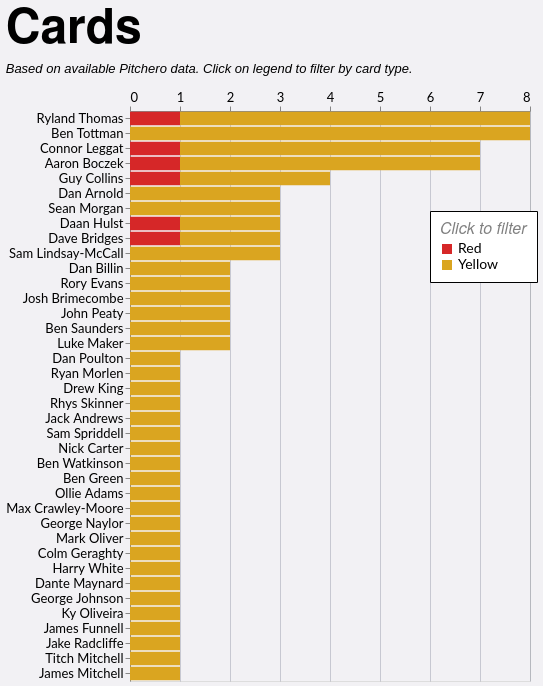

Write a Vega-Lite specification for this figure.
### Vega-Lite specification from a JSON file in a GitHub repository (floating-point values rounded to 4 significant figures)
{"config": {"axis": {"labelFont": "Lato, sans-serif", "titleFont": "PT Sans Narrow, Helvetica Neue, Helvetica, Arial, sans-serif", "labelFontSize": 13, "titleFontSize": 24, "gridColor": "#202947", "gridOpacity": 0.2}, "header": {"labelFont": "PT Sans Narrow, Helvetica Neue, Helvetica, Arial, sans-serif", "titleFont": "PT Sans Narrow, Helvetica Neue, Helvetica, Arial, sans-serif", "labelFontSize": 24, "titleFontSize": 28, "labelFontWeight": "bold", "orient": "left"}, "legend": {"labelFont": "Lato, sans-serif", "titleFont": "PT Sans Narrow, Helvetica Neue, Helvetica, Arial, sans-serif", "labelFontSize": 14, "titleFontSize": 16, "titlePadding": 5, "fillColor": "white", "strokeColor": "black", "padding": 10, "titleFontWeight": "lighter", "titleFontStyle": "italic", "titleColor": "gray", "offset": 10}, "title": {"font": "PT Sans Narrow, Helvetica Neue, Helvetica, Arial, sans-serif", "fontSize": 48, "fontWeight": "bold", "anchor": "start", "align": "center", "titlePadding": 20, "subtitlePadding": 10, "subtitleFontSize": 13, "subtitleColor": "", "subtitleFontStyle": "italic", "offset": 15, "color": "black"}, "axisX": {"labelAngle": 0}, "facet": {"title": null, "header": null, "align": {"row": "each", "column": "each"}}, "resolve": {"scale": {"y": "independent", "facet": "independent"}}, "background": "#f2f1f4"}, "data": {"name": "data-1cf83b05a996c541b213bc850f8b503e"}, "mark": {"type": "bar"}, "encoding": {"color": {"field": "event", "legend": {"legendX": 300, "legendY": 100, "orient": "none", "title": "Click to filter"}, "scale": {"domain": ["Red", "Yellow"], "range": ["#d62728", "goldenrod"]}, "type": "nominal"}, "tooltip": [{"field": "player", "title": "Player", "type": "nominal"}, {"field": "event", "title": "Card Type", "type": "nominal"}, {"aggregate": "sum", "field": "count", "title": "Cards", "type": "quantitative"}, {"aggregate": "sum", "field": "A", "title": "Games", "type": "quantitative"}], "x": {"aggregate": "sum", "axis": {"format": "d", "orient": "top", "title": null}, "field": "count", "type": "quantitative"}, "y": {"field": "player", "sort": "-x", "title": null, "type": "nominal"}}, "height": {"step": 15}, "title": {"text": "Cards", "subtitle": "Based on available Pitchero data. Click on legend to filter by card type."}, "width": 400, "$schema": "https://vega.github.io/schema/vega-lite/v5.20.1.json", "datasets": {"data-1cf83b05a996c541b213bc850f8b503e": [{"player": "Dan Poulton", "season": "2022/23", "squad": "1st", "player_join": "D Poulton", "A": 17, "event": "Yellow", "count": 1}, {"player": "Ryan Morlen", "season": "2024/25", "squad": "2nd", "player_join": "R Morlen", "A": 6, "event": "Yellow", "count": 1}, {"player": "Drew King", "season": "2019/20", "squad": "1st", "player_join": "D King", "A": 7, "event": "Yellow", "count": 1}, {"player": "Dan Arnold", "season": "2019/20", "squad": "1st", "player_join": "D Arnold", "A": 12, "event": "Yellow", "count": 2}, {"player": "Rhys Skinner", "season": "2024/25", "squad": "1st", "player_join": "R Skinner", "A": 4, "event": "Yellow", "count": 1}, {"player": "Dan Arnold", "season": "2017/18", "squad": "1st", "player_join": "D Arnold", "A": 15, "event": "Yellow", "count": 1}, {"player": "Sean Morgan", "season": "2023/24", "squad": "1st", "player_join": "S Morgan", "A": 2, "event": "Yellow", "count": 1}, {"player": "Sean Morgan", "season": "2022/23", "squad": "1st", "player_join": "S Morgan", "A": 8, "event": "Yellow", "count": 1}, {"player": "Sean Morgan", "season": "2021/22", "squad": "1st", "player_join": "S Morgan", "A": 10, "event": "Yellow", "count": 1}, {"player": "Jack Andrews", "season": "2023/24", "squad": "2nd", "player_join": "J Andrews", "A": 8, "event": "Yellow", "count": 1}, {"player": "Daan Hulst", "season": "2024/25", "squad": "2nd", "player_join": "D Hulst", "A": 4, "event": "Yellow", "count": 1}, {"player": "Daan Hulst", "season": "2023/24", "squad": "2nd", "player_join": "D Hulst", "A": 7, "event": "Yellow", "count": 1}, {"player": "Daan Hulst", "season": "2018/19", "squad": "1st", "player_join": "D Hulst", "A": 10, "event": "Red", "count": 1}, {"player": "Sam Spriddell", "season": "2023/24", "squad": "1st", "player_join": "S Spriddell", "A": 11, "event": "Yellow", "count": 1}, {"player": "Dan Billin", "season": "2023/24", "squad": "1st", "player_join": "D Billin", "A": 20, "event": "Yellow", "count": 2}, {"player": "Nick Carter", "season": "2021/22", "squad": "1st", "player_join": "N Carter", "A": 4, "event": "Yellow", "count": 1}, {"player": "Ben Watkinson", "season": "2023/24", "squad": "2nd", "player_join": "B Watkinson", "A": 11, "event": "Yellow", "count": 1}, {"player": "Ben Green", "season": "2024/25", "squad": "2nd", "player_join": "B Green", "A": 13, "event": "Yellow", "count": 1}, {"player": "Dave Bridges", "season": "2023/24", "squad": "1st", "player_join": "D Bridges", "A": 17, "event": "Yellow", "count": 1}, {"player": "Dave Bridges", "season": "2022/23", "squad": "1st", "player_join": "D Bridges", "A": 15, "event": "Yellow", "count": 1}, {"player": "Dave Bridges", "season": "2023/24", "squad": "1st", "player_join": "D Bridges", "A": 17, "event": "Red", "count": 1}, {"player": "Ollie Adams", "season": "2023/24", "squad": "2nd", "player_join": "O Adams", "A": 1, "event": "Yellow", "count": 1}, {"player": "Connor Leggat", "season": "2024/25", "squad": "1st", "player_join": "C Leggat", "A": 11, "event": "Yellow", "count": 3}, {"player": "Ryland Thomas", "season": "2022/23", "squad": "2nd", "player_join": "R Thomas", "A": 4, "event": "Yellow", "count": 1}, {"player": "Connor Leggat", "season": "2022/23", "squad": "1st", "player_join": "C Leggat", "A": 9, "event": "Yellow", "count": 1}, {"player": "Ryland Thomas", "season": "2024/25", "squad": "1st", "player_join": "R Thomas", "A": 18, "event": "Yellow", "count": 1}, {"player": "Connor Leggat", "season": "2019/20", "squad": "1st", "player_join": "C Leggat", "A": 11, "event": "Yellow", "count": 1}, {"player": "Ryland Thomas", "season": "2024/25", "squad": "1st", "player_join": "R Thomas", "A": 18, "event": "Red", "count": 1}, {"player": "Connor Leggat", "season": "2018/19", "squad": "1st", "player_join": "C Leggat", "A": 13, "event": "Yellow", "count": 1}, {"player": "Ryland Thomas", "season": "2023/24", "squad": "1st", "player_join": "R Thomas", "A": 25, "event": "Yellow", "count": 3}, {"player": "Connor Leggat", "season": "2022/23", "squad": "1st", "player_join": "C Leggat", "A": 9, "event": "Red", "count": 1}, {"player": "Ryland Thomas", "season": "2022/23", "squad": "1st", "player_join": "R Thomas", "A": 8, "event": "Yellow", "count": 2}, {"player": "Rory Evans", "season": "2023/24", "squad": "2nd", "player_join": "R Evans", "A": 10, "event": "Yellow", "count": 1}, {"player": "Aaron Boczek", "season": "2024/25", "squad": "2nd", "player_join": "A Boczek", "A": 3, "event": "Yellow", "count": 2}, {"player": "Rory Evans", "season": "2021/22", "squad": "2nd", "player_join": "R Evans", "A": 15, "event": "Yellow", "count": 1}, {"player": "Aaron Boczek", "season": "2025/26", "squad": "1st", "player_join": "A Boczek", "A": 5, "event": "Yellow", "count": 1}, {"player": "Aaron Boczek", "season": "2024/25", "squad": "1st", "player_join": "A Boczek", "A": 4, "event": "Yellow", "count": 1}, {"player": "Aaron Boczek", "season": "2024/25", "squad": "1st", "player_join": "A Boczek", "A": 4, "event": "Red", "count": 1}, {"player": "Aaron Boczek", "season": "2023/24", "squad": "1st", "player_join": "A Boczek", "A": 21, "event": "Yellow", "count": 2}, {"player": "Ben Tottman", "season": "2024/25", "squad": "1st", "player_join": "B Tottman", "A": 19, "event": "Yellow", "count": 3}, {"player": "Max Crawley-Moore", "season": "2023/24", "squad": "1st", "player_join": "M Crawley-Moore", "A": 16, "event": "Yellow", "count": 1}, {"player": "George Naylor", "season": "2024/25", "squad": "2nd", "player_join": "G Naylor", "A": 10, "event": "Yellow", "count": 1}, {"player": "Ben Tottman", "season": "2023/24", "squad": "1st", "player_join": "B Tottman", "A": 25, "event": "Yellow", "count": 2}, {"player": "Ben Tottman", "season": "2022/23", "squad": "1st", "player_join": "B Tottman", "A": 19, "event": "Yellow", "count": 2}, {"player": "Ben Tottman", "season": "2019/20", "squad": "1st", "player_join": "B Tottman", "A": 12, "event": "Yellow", "count": 1}, {"player": "Guy Collins", "season": "2024/25", "squad": "1st", "player_join": "G Collins", "A": 20, "event": "Yellow", "count": 2}, {"player": "Mark Oliver", "season": "2023/24", "squad": "1st", "player_join": "M Oliver", "A": 5, "event": "Yellow", "count": 1}, {"player": "Colm Geraghty", "season": "2023/24", "squad": "1st", "player_join": "C Geraghty", "A": 7, "event": "Yellow", "count": 1}, {"player": "Harry White", "season": "2023/24", "squad": "1st", "player_join": "H White", "A": 7, "event": "Yellow", "count": 1}, {"player": "Dante Maynard", "season": "2024/25", "squad": "1st", "player_join": "D Maynard", "A": 1, "event": "Yellow", "count": 1}, {"player": "Guy Collins", "season": "2024/25", "squad": "1st", "player_join": "G Collins", "A": 20, "event": "Red", "count": 1}, {"player": "Guy Collins", "season": "2022/23", "squad": "1st", "player_join": "G Collins", "A": 17, "event": "Yellow", "count": 1}, {"player": "Josh Brimecombe", "season": "2021/22", "squad": "2nd", "player_join": "J Brimecombe", "A": 6, "event": "Yellow", "count": 1}, {"player": "Sam Lindsay-McCall", "season": "2023/24", "squad": "1st", "player_join": "S Lindsay", "A": 22, "event": "Yellow", "count": 1}, {"player": "George Johnson", "season": "2022/23", "squad": "1st", "player_join": "G Johnson", "A": 17, "event": "Yellow", "count": 1}, {"player": "Ky Oliveira", "season": "2022/23", "squad": "2nd", "player_join": "K Oliveira", "A": 2, "event": "Yellow", "count": 1}, {"player": "Josh Brimecombe", "season": "2024/25", "squad": "1st", "player_join": "J Brimecombe", "A": 19, "event": "Yellow", "count": 1}, {"player": "Sam Lindsay-McCall", "season": "2021/22", "squad": "1st", "player_join": "S Lindsay", "A": 13, "event": "Yellow", "count": 2}, {"player": "James Funnell", "season": "2021/22", "squad": "1st", "player_join": "J Funnell", "A": 12, "event": "Yellow", "count": 1}, {"player": "Jake Radcliffe", "season": "2023/24", "squad": "1st", "player_join": "J Radcliffe", "A": 18, "event": "Yellow", "count": 1}, {"player": "John Peaty", "season": "2025/26", "squad": "1st", "player_join": "J Peaty", "A": 4, "event": "Yellow", "count": 1}, {"player": "Titch Mitchell", "season": "2022/23", "squad": "1st", "player_join": "T Mitchell", "A": 2, "event": "Yellow", "count": 1}, {"player": "James Mitchell", "season": "2022/23", "squad": "1st", "player_join": "T Mitchell", "A": 2, "event": "Yellow", "count": 1}, {"player": "John Peaty", "season": "2023/24", "squad": "1st", "player_join": "J Peaty", "A": 13, "event": "Yellow", "count": 1}, {"player": "Ben Saunders", "season": "2022/23", "squad": "1st", "player_join": "B Saunders", "A": 7, "event": "Yellow", "count": 1}, {"player": "Luke Maker", "season": "2024/25", "squad": "1st", "player_join": "L Maker", "A": 14, "event": "Yellow", "count": 1}, {"player": "Ben Saunders", "season": "2019/20", "squad": "1st", "player_join": "B Saunders", "A": 6, "event": "Yellow", "count": 1}, {"player": "Luke Maker", "season": "2023/24", "squad": "1st", "player_join": "L Maker", "A": 13, "event": "Yellow", "count": 1}]}}
